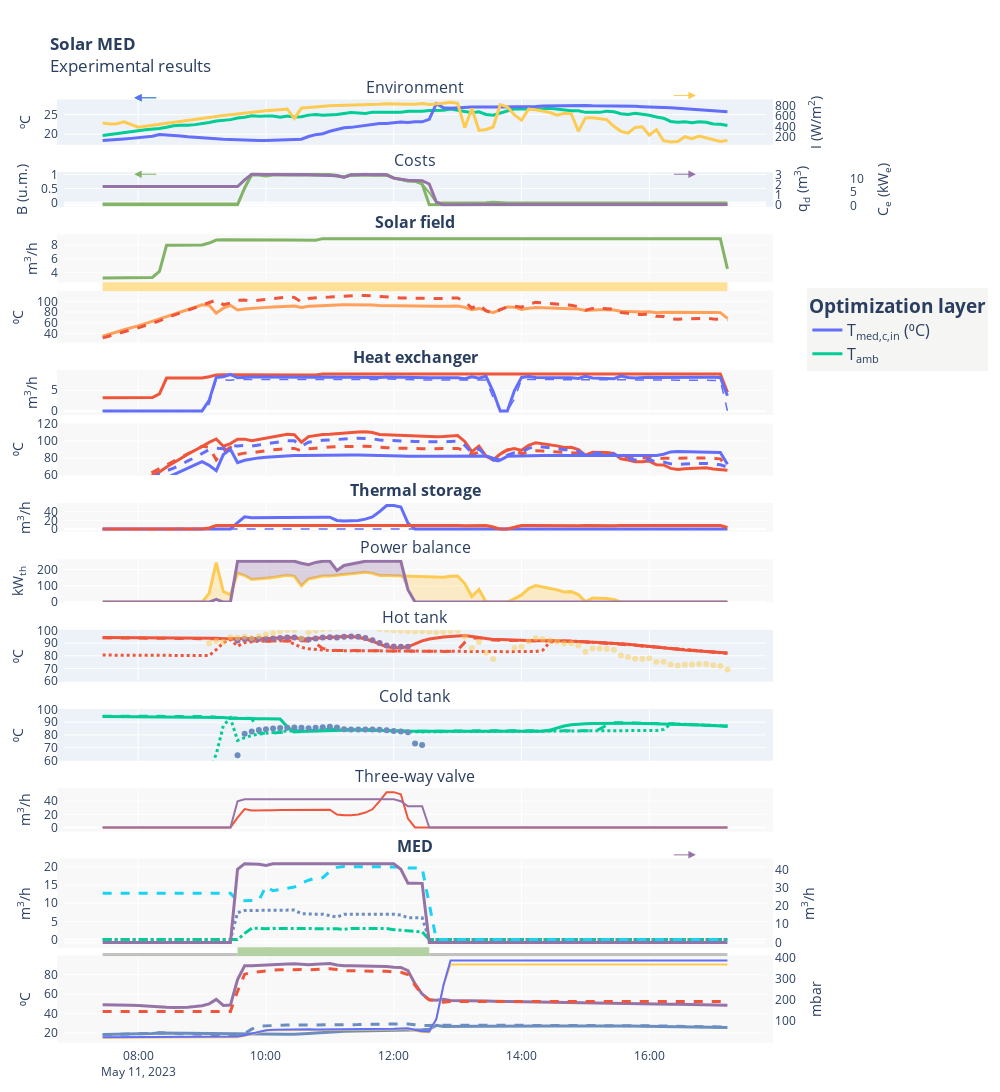

The notebook cell saved with this chart:
### Code cell
# Update plot config
with open( data_path / "plot_config.hjson") as f:
    plot_config = hjson.load(f)

fig = experimental_results_plot(plot_config, df, vars_config=vars_config, resample=resample_figures)

fig.show(
    config=generate_plotly_config(fig, figure_name=f'solar_med_{df.index[0].strftime("%Y%m%d")}')
)
